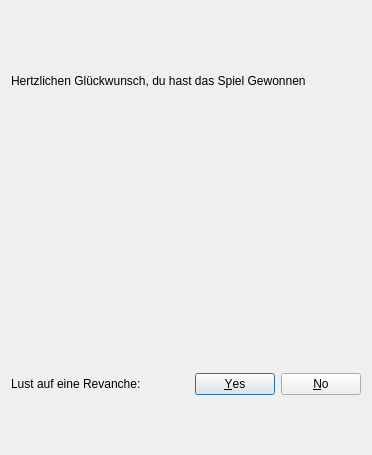
<?xml version="1.0" encoding="UTF-8"?>
<ui version="4.0">
 <class>EndDialog</class>
 <widget class="QDialog" name="EndDialog">
  <property name="geometry">
   <rect>
    <x>0</x>
    <y>0</y>
    <width>372</width>
    <height>455</height>
   </rect>
  </property>
  <property name="windowTitle">
   <string>Dialog</string>
  </property>
  <layout class="QVBoxLayout" name="verticalLayout_2">
   <item>
    <layout class="QVBoxLayout" name="verticalLayout">
     <item>
      <layout class="QGridLayout" name="gridLayout">
       <item row="2" column="0">
        <layout class="QGridLayout" name="gridLayout_2">
         <item row="2" column="0">
          <widget class="QLabel" name="label_2">
           <property name="text">
            <string>Lust auf eine Revanche:</string>
           </property>
          </widget>
         </item>
         <item row="0" column="0">
          <spacer name="horizontalSpacer">
           <property name="orientation">
            <enum>Qt::Horizontal</enum>
           </property>
           <property name="sizeHint" stdset="0">
            <size>
             <width>40</width>
             <height>20</height>
            </size>
           </property>
          </spacer>
         </item>
         <item row="2" column="1">
          <widget class="QDialogButtonBox" name="buttonBox">
           <property name="locale">
            <locale language="German" country="Germany"/>
           </property>
           <property name="standardButtons">
            <set>QDialogButtonBox::No|QDialogButtonBox::Yes</set>
           </property>
          </widget>
         </item>
        </layout>
       </item>
       <item row="0" column="0">
        <widget class="QLabel" name="label">
         <property name="text">
          <string>Hertzlichen Glückwunsch, du hast das Spiel Gewonnen</string>
         </property>
        </widget>
       </item>
       <item row="1" column="0">
        <widget class="QLabel" name="picture">
         <property name="text">
          <string/>
         </property>
        </widget>
       </item>
      </layout>
     </item>
    </layout>
   </item>
  </layout>
 </widget>
 <resources/>
 <connections/>
</ui>
